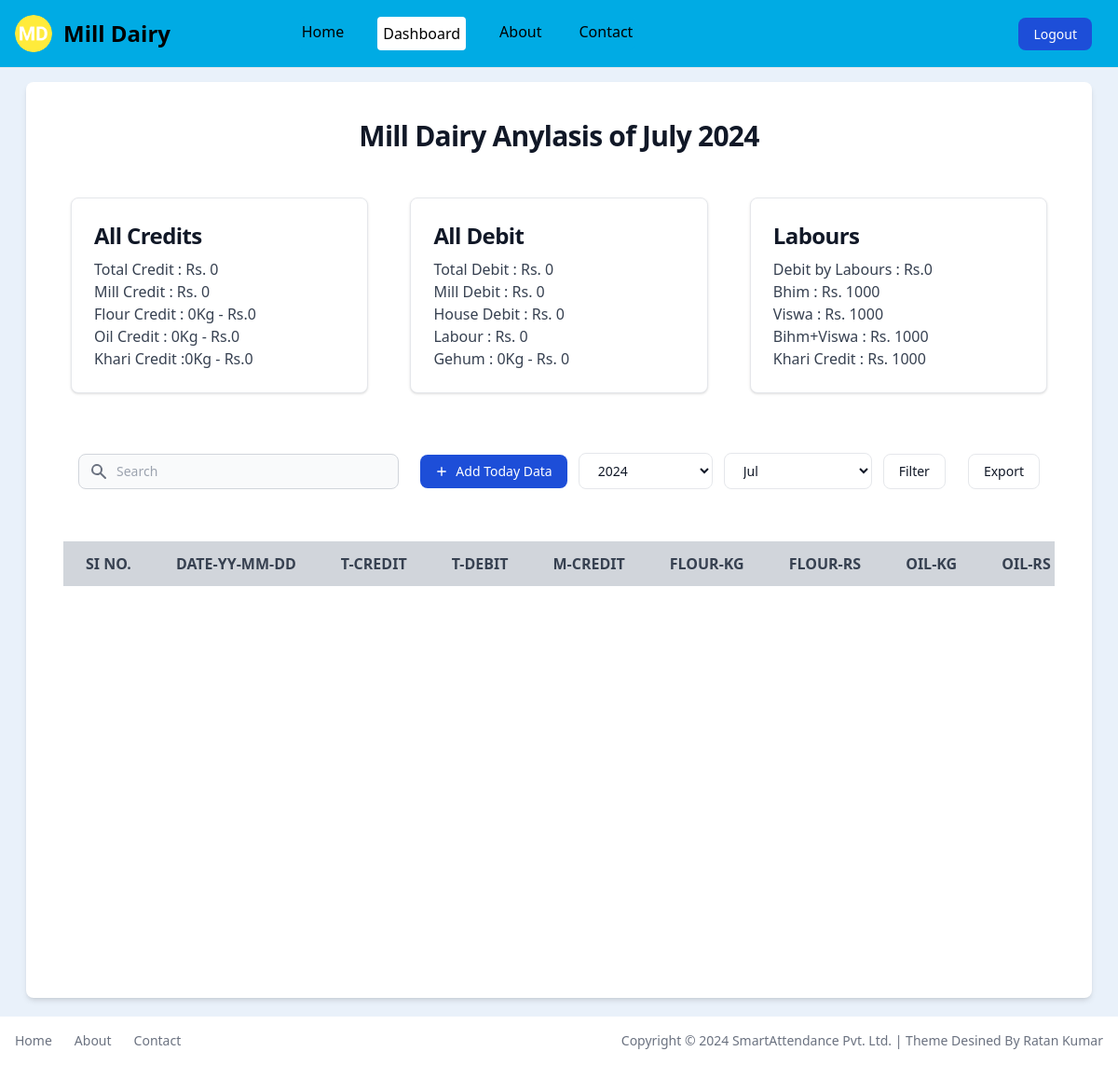
The page /dashboard (signed in) on the database as committed earlier.
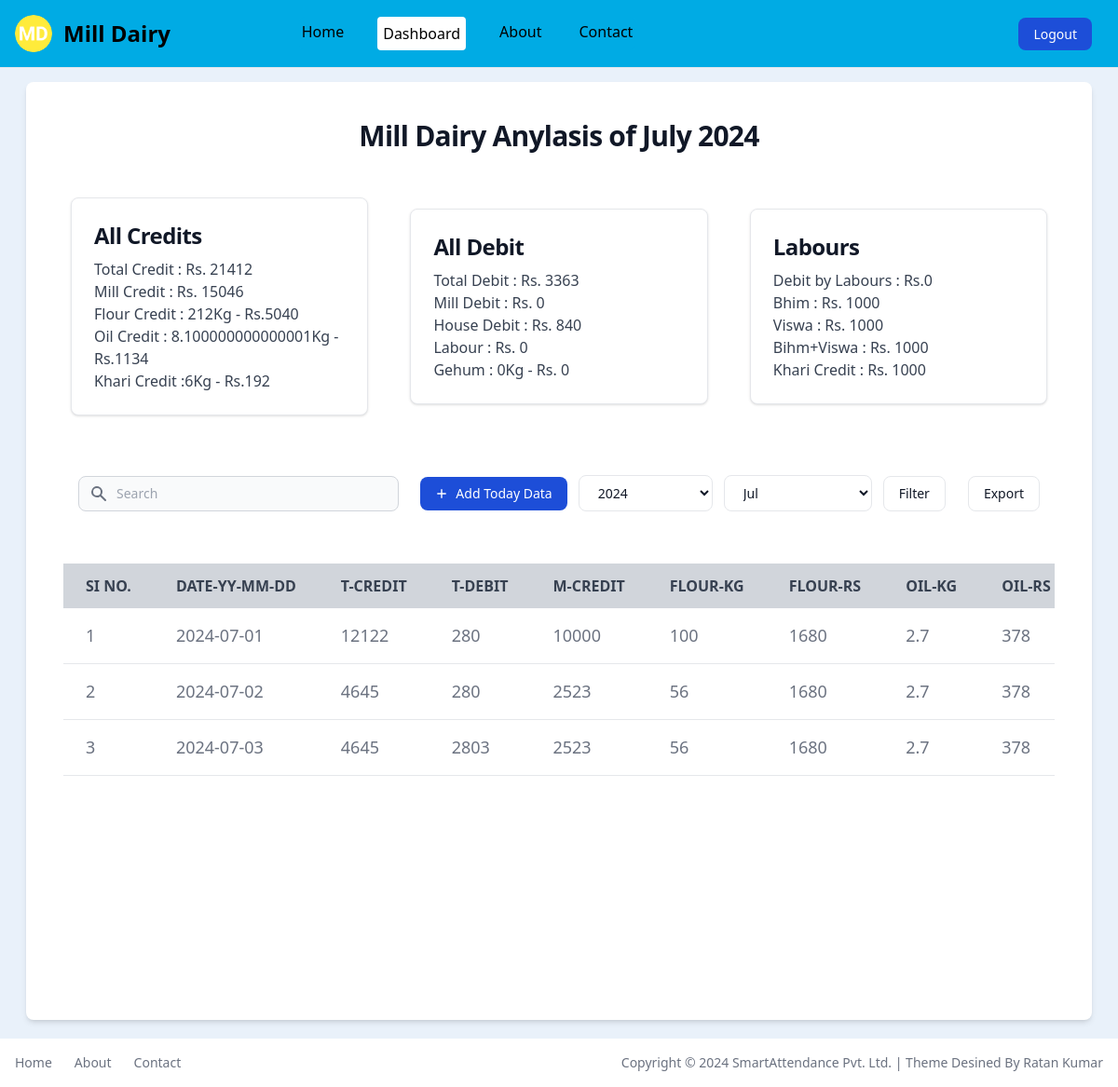
The same page on the database as committed later.
### app.py (models this page shows, shortened)
class MillData(db.Model):
    id = db.Column(db.Integer, primary_key=True)
    user_id = db.Column(db.Integer, db.ForeignKey('user.id'), nullable=False)
    date = db.Column(db.Date, default=datetime.datetime.now)
    mill_credit = db.Column(db.Integer, nullable=False)
    flour_weight = db.Column(db.Integer, nullable=False)
    flour_rs = db.Column(db.Integer, nullable=False)
    oil_weight = db.Column(db.Integer, nullable=False)
    oil_rs = db.Column(db.Integer, nullable=False)
    khari_weight = db.Column(db.Integer, nullable=False)
    khari_rs = db.Column(db.Integer, nullable=False)
    labour_dscri = db.Column(db.String(100), nullable=False)
    labour_rs = db.Column(db.Integer, nullable=False)
    mill_debit = db.Column(db.Integer, nullable=False)
    mill_dscri = db.Column(db.String(100), nullable=False)
    home_debit = db.Column(db.Integer, nullable=False)
    home_dscri = db.Column(db.String(100), nullable=False)
    gehum_weight = db.Column(db.Integer, nullable=False)
    gehum_rs = db.Column(db.Integer, nullable=False)
    total_credit = db.Column(db.Integer, nullable=False)
    total_debit = db.Column(db.Integer, nullable=False)
    user = db.relationship('User', backref=db.backref('milldatas', lazy=True))

### app.py (the view, shortened to what this page needs)
@app.route('/dashboard', methods=['GET', 'POST'])
def dashboard():
    if 'email' in session:
        user = User.query.filter_by(email=session['email']).first()
        year = datetime.datetime.now().year # Give: 2024/2023..
        current_year = datetime.datetime.now().year # Give: 2024/2023..
        month = datetime.datetime.now().month # Give: 1/2/3/4/5..
        month_name = datetime.datetime.now().strftime("%B")
        if request.method == 'POST':
            year = int(request.form['year'])
            month = int(request.form['month'])
            month_name = datetime.datetime(year, month, 1).strftime("%B")
        mill_dairy_datas = MillData.query.filter(
            MillData.user_id == user.id,
            db.extract('year', MillData.date) == year,
            db.extract('month', MillData.date) == month
        ).all()
        query = request.args.get('query')
        total_t_credit = sum(data.total_credit for data in mill_dairy_datas)
        total_t_debit = sum(data.total_debit for data in mill_dairy_datas)
        total_m_credit = sum(data.mill_credit for data in mill_dairy_datas)
        total_flour_rs = sum(data.flour_rs for data in mill_dairy_datas)
        total_flour_weight = sum(data.flour_weight for data in mill_dairy_datas)
        total_oil_rs = sum(data.oil_rs for data in mill_dairy_datas)
        total_oil_weight = sum(data.oil_weight for data in mill_dairy_datas)
        total_khari_rs = sum(data.khari_rs for data in mill_dairy_datas)
        total_khari_weight = sum(data.khari_weight for data in mill_dairy_datas)
        total_mill_debit = sum(data.mill_debit for data in mill_dairy_datas)
        total_home_debit = sum(data.home_debit for data in mill_dairy_datas)
        total_labour_rs = sum(data.labour_rs for data in mill_dairy_datas)
        total_gehum_rs = sum(data.gehum_rs for data in mill_dairy_datas)
        total_gehum_weight = sum(data.gehum_weight for data in mill_dairy_datas)
        return render_template('dashboard.html', title='Dashboard', current_page='dashboard',
                               mill_dairy_datas=mill_dairy_datas, year=year, current_year=current_year,
                               month=month, month_name=month_name,
                               total_t_credit=total_t_credit, total_t_debit=total_t_debit,
                               total_m_credit=total_m_credit, total_flour_rs=total_flour_rs,
                               total_flour_weight=total_flour_weight, total_oil_rs=total_oil_rs,
                               total_oil_weight=total_oil_weight, total_khari_rs=total_khari_rs,
                               total_khari_weight=total_khari_weight, total_mill_debit=total_mill_debit,
                               total_home_debit=total_home_debit, total_labour_rs=total_labour_rs,
                               total_gehum_rs=total_gehum_rs, total_gehum_weight=total_gehum_weight)
    else:
        flash('You need to login first.', 'error')
        return redirect('/login')

### templates/dashboard.html (shortened to what this page needs)
{% extends 'layout.html' %}
{% block content %}
<div class="pt-[68px] w-full">
    <section class="bg-[#E9F1FA] dark:bg-gray-900 p-3 sm:p-5">
        <div class="mx-auto px-2 lg:px-2">
            <div class="bg-white dark:bg-gray-800 relative shadow-md sm:rounded-lg overflow-hidden">
                <h1 class="m-10 text-center mb-2 text-3xl font-bold tracking-tight text-gray-900 dark:text-white">Mill
                    Dairy Anylasis of {{month_name}} {{year}} </h1>
                <div class="m-1 md:m-10 flex flex-col md:flex-row md:items-center md:justify-between">
                    <div
                        class="block md:w-[30%] max-w-sm m-2 p-6 bg-white border border-gray-200 rounded-lg shadow hover:bg-gray-100 dark:bg-gray-800 dark:border-gray-700 dark:hover:bg-gray-700">
                        <h5 class="mb-2 text-2xl font-bold tracking-tight text-gray-900 dark:text-white">All Credits
                        </h5>
                        <p class="font-normal text-gray-700 dark:text-gray-400">Total Credit : Rs. {{ total_t_credit }}</p>
                        <p class="font-normal text-gray-700 dark:text-gray-400">Mill Credit : Rs. {{total_m_credit}}</p>
                        <p class="font-normal text-gray-700 dark:text-gray-400">Flour Credit : {{ total_flour_weight }}Kg - Rs.{{ total_flour_rs }}</p>
                        <p class="font-normal text-gray-700 dark:text-gray-400">Oil Credit : {{ total_oil_weight }}Kg - Rs.{{ total_oil_rs }}</p>
                        <p class="font-normal text-gray-700 dark:text-gray-400">Khari Credit :{{total_khari_weight}}Kg - Rs.{{total_khari_rs}}</p>
                    </div>
                    <div
                        class="block md:w-[30%] max-w-sm m-2 p-6 bg-white border border-gray-200 rounded-lg shadow hover:bg-gray-100 dark:bg-gray-800 dark:border-gray-700 dark:hover:bg-gray-700">
                        <h5 class="mb-2 text-2xl font-bold tracking-tight text-gray-900 dark:text-white">All Debit</h5>
                        <p class="font-normal text-gray-700 dark:text-gray-400">Total Debit : Rs. {{ total_t_debit }}</p>
                        <p class="font-normal text-gray-700 dark:text-gray-400">Mill Debit : Rs. {{ total_mill_debit }}</p>
                        <p class="font-normal text-gray-700 dark:text-gray-400">House Debit : Rs. {{ total_home_debit }}</p>
                        <p class="font-normal text-gray-700 dark:text-gray-400">Labour : Rs. {{ total_labour_rs }}</p>
                        <p class="font-normal text-gray-700 dark:text-gray-400">Gehum : {{ total_gehum_weight }}Kg - Rs. {{ total_gehum_rs }}</p>
                    </div>
                    <div
                        class="block md:w-[30%] max-w-sm m-2 p-6 bg-white border border-gray-200 rounded-lg shadow hover:bg-gray-100 dark:bg-gray-800 dark:border-gray-700 dark:hover:bg-gray-700">
                        <h5 class="mb-2 text-2xl font-bold tracking-tight text-gray-900 dark:text-white">Labours</h5>
                        <p class="font-normal text-gray-700 dark:text-gray-400">Debit by Labours : Rs.{{ total_labour_rs }}</p>
                        <p class="font-normal text-gray-700 dark:text-gray-400">Bhim : Rs. 1000</p>
                        <p class="font-normal text-gray-700 dark:text-gray-400">Viswa : Rs. 1000</p>
                        <p class="font-normal text-gray-700 dark:text-gray-400">Bihm+Viswa : Rs. 1000</p>
                        <p class="font-normal text-gray-700 dark:text-gray-400">Khari Credit : Rs. 1000</p>
                    </div>
                </div>
                <div class="m-1 md:m-10 flex flex-col md:flex-row items-center justify-between space-y-5 md:space-y-0 md:space-x-4 p-4">
                    <div class="w-full md:w-1/3">
                        <form class="flex items-center" action="/dashboard" method="get">
                            <div class="relative w-full">
                                <div class="absolute inset-y-0 left-0 flex items-center pl-3 pointer-events-none">
                                </div>
                                <input type="text" name="query" id="simple-search" class="bg-gray-50 border border-gray-300 text-gray-900 text-sm rounded-lg focus:ring-primary-500 focus:border-primary-500 block w-full pl-10 p-2 dark:bg-gray-700 dark:border-gray-600 dark:placeholder-gray-400 dark:text-white dark:focus:ring-primary-500 dark:focus:border-primary-500" placeholder="Search" required="">
                            </div>
                        </form>
                    </div>
                    <div class="w-full md:w-auto flex flex-col md:flex-row space-y-5 md:space-y-0 items-stretch md:items-center justify-end md:space-x-3 flex-shrink-0">
                        <button type="button"
                            class="flex items-center justify-center text-white bg-blue-700 hover:bg-primary-800 focus:ring-4 focus:ring-primary-300 font-medium rounded-lg text-sm px-4 py-2 dark:bg-primary-600 dark:hover:bg-primary-700 focus:outline-none dark:focus:ring-primary-800">
                            <svg class="h-3.5 w-3.5 mr-2" fill="currentColor" viewbox="0 0 20 20"
                                xmlns="http://www.w3.org/2000/svg" aria-hidden="true">
                                <path clip-rule="evenodd" fill-rule="evenodd"
                                    d="M10 3a1 1 0 011 1v5h5a1 1 0 110 2h-5v5a1 1 0 11-2 0v-5H4a1 1 0 110-2h5V4a1 1 0 011-1z" />
                            </svg>
                            <a href="/add_new_data">Add Today Data</a>
                        </button>
                        <form action="/dashboard" method="post">
                            <div class="flex items-center space-x-3 w-full md:w-auto">
                                <select name="year" required=""
                                    class="w-full md:w-auto flex items-center justify-center py-2 px-4 text-sm font-medium text-gray-900 focus:outline-none bg-white rounded-lg border border-gray-200 hover:bg-gray-100 hover:text-primary-700 focus:z-10 focus:ring-4 focus:ring-gray-200 dark:focus:ring-gray-700 dark:bg-gray-800 dark:text-gray-400 dark:border-gray-600 dark:hover:text-white dark:hover:bg-gray-700">
                                    {% for y in range(2017, current_year + 1) %}
                                    <option value="{{ y }}" {% if y==year %}selected{% endif %}>
                                        {{ y }}
                                    </option>
                                    {% endfor %}
                                </select>
                                <select name="month" required=""
                                    class="w-full md:w-auto flex items-center justify-center py-2 px-4 text-sm font-medium text-gray-900 focus:outline-none bg-white rounded-lg border border-gray-200 hover:bg-gray-100 hover:text-primary-700 focus:z-10 focus:ring-4 focus:ring-gray-200 dark:focus:ring-gray-700 dark:bg-gray-800 dark:text-gray-400 dark:border-gray-600 dark:hover:text-white dark:hover:bg-gray-700">
                                    <option value="7" {% if 7==month %}selected{% endif %}>Jul</option>
                                </select>
                                <button type="submit"
                                    class="w-full md:w-auto flex items-center justify-center py-2 px-4 text-sm font-medium text-gray-900 focus:outline-none bg-white rounded-lg border border-gray-200 hover:bg-gray-100 hover:text-primary-700 focus:z-10 focus:ring-4 focus:ring-gray-200 dark:focus:ring-gray-700 dark:bg-gray-800 dark:text-gray-400 dark:border-gray-600 dark:hover:text-white dark:hover:bg-gray-700">
                                    Filter
                                </button>
                            </div>
                        </form>
                        <form action="/download_excel" method="post">
                            <div class="flex items-center space-x-3 w-full md:w-auto">
                                <button type="submit"
                                    class="w-full md:w-auto flex items-center justify-center py-2 px-4 text-sm font-medium text-gray-900 focus:outline-none bg-white rounded-lg border border-gray-200 hover:bg-gray-100 hover:text-primary-700 focus:z-10 focus:ring-4 focus:ring-gray-200 dark:focus:ring-gray-700 dark:bg-gray-800 dark:text-gray-400 dark:border-gray-600 dark:hover:text-white dark:hover:bg-gray-700">
                                    Export
                                </button>
                            </div>
                        </form>
                    </div>
                </div>
                <div class="overflow-x-auto m-2 md:m-10 h-[450px]">
                    <table class="w-full text-left text-gray-500 dark:text-gray-400">
                        <thead class="whitespace-nowrap text-gray-700 uppercase bg-gray-300 dark:bg-gray-700 dark:text-gray-400 sticky top-0 z-50">
                            <tr>
                                <th scope="col" class="px-6 py-3"> SI No.</th>
                                <th scope="col" class="px-6 py-3"> Date-YY-MM-DD </th>
                                <th scope="col" class="px-6 py-3">T-Credit </th>
                                <th scope="col" class="px-6 py-3">T-Debit </th>
                                <th scope="col" class="px-6 py-3">M-Credit</th>
                                <th scope="col" class="px-6 py-3">Flour-Kg</th>
                                <th scope="col" class="px-6 py-3">Flour-Rs</th>
                                <th scope="col" class="px-6 py-3">Oil-Kg</th>
                                <th scope="col" class="px-6 py-3">Oil-Rs</th>
                            </tr>
                        </thead>
                        <tbody class="text-[18px]">
                            {% for mill_dairy_data in mill_dairy_datas %}
                            <tr class="bg-white border-b dark:bg-gray-800 dark:border-gray-700">
                                <td class="px-6 py-4">{{ loop.index }}</td>
                                <td class="px-6 py-4">{{ mill_dairy_data.date }}</td>
                                <td class="px-6 py-4">{{ mill_dairy_data.total_credit }}</td>
                                <td class="px-6 py-4">{{ mill_dairy_data.total_debit }}</td>
                                <td class="px-6 py-4">{{ mill_dairy_data.mill_credit }}</td>
                                <td class="px-6 py-4">{{ mill_dairy_data.flour_weight }}</td>
                                <td class="px-6 py-4">{{ mill_dairy_data.flour_rs }}</td>
                                <td class="px-6 py-4">{{ mill_dairy_data.oil_weight }}</td>
                                <td class="px-6 py-4">{{ mill_dairy_data.oil_rs }}</td>
                            </tr>
                            {% endfor %}
                        </tbody>
                    </table>
                </div>
            </div>
        </div>
    </section>
</div>
{% endblock %}

Rows that differ between the two databases and show on the page:
added MillData: date "2024-07-01", total_credit "12122", total_debit "280", mill_credit "10000", flour_weight "100", flour_rs "1680", oil_weight "2.7", oil_rs "378"
added MillData: date "2024-07-02", total_credit "4645", total_debit "280", mill_credit "2523", flour_weight "56", flour_rs "1680", oil_weight "2.7", oil_rs "378"
added MillData: date "2024-07-03", total_credit "4645", total_debit "2803", mill_credit "2523", flour_weight "56", flour_rs "1680", oil_weight "2.7", oil_rs "378"
Other text that changed with them:
{{ total_t_credit }}: "0" → "21412"
{{ total_m_credit }}: "0" → "15046"
{{ total_flour_weight }}: "0" → "212"
{{ total_flour_rs }}: "0" → "5040"
{{ total_oil_weight }}: "0" → "8.100000000000001"
{{ total_oil_rs }}: "0" → "1134"
{{ total_khari_weight }}: "0" → "6"
{{ total_khari_rs }}: "0" → "192"
{{ total_t_debit }}: "0" → "3363"
{{ total_home_debit }}: "0" → "840"
